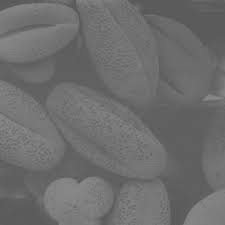
#> input picture HW1/q1/images.jpg, 225 x 225 px
$ python image_enhancement.py
#> lines starting #> are read from the running program, lines starting #| are printed output that depends on the picture
import numpy as np
import cv2 as cv
from matplotlib import pyplot as plt

img_address = "images.jpg"

###########################################

# enhance image useing opencv library
def enhance_img_with_library(img_address):
#> called with img_address = 'images.jpg'
    img = cv.imread(img_address, 0)
#> img is the input picture: shape (225, 225); min 84, max 140, mean 109.1
    equ_img = cv.equalizeHist(img)
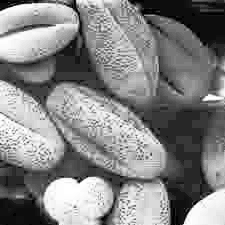
#> equ_img: shape (225, 225); min 0, max 255, mean 131.1
    plt.hist(img.flat, bins=256, range=(0, 255), color='red')
    plt.hist(equ_img.flat, bins=256, range=(0, 255), color='blue')
    plt.title("Enhanced image histogram vs old histogram using opencv")
    plt.show()
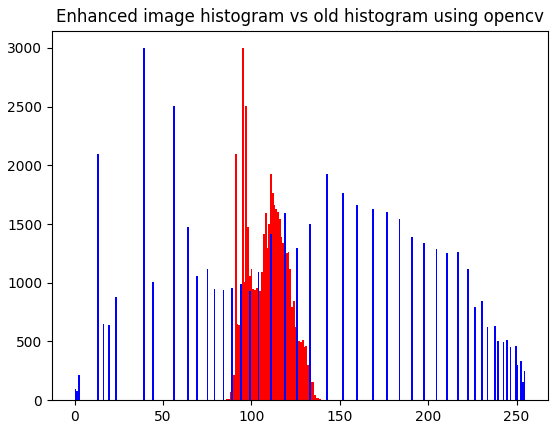
#> figure drawn by matplotlib, 1 panel; tallest bar 2998 high, from x = 94.63 to 95.62; tallest bar 2998 high, from x = 38.85 to 39.84
    result = np.hstack([equ_img, img])
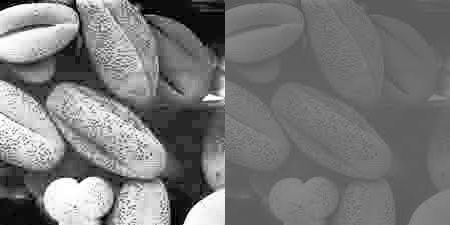
#> result: shape (225, 450); min 0, max 255, mean 120.1
    # save the enhanced img  in result.png
    cv.imwrite('result.png', result)
    # show the enhanced image
    plt.imshow(cv.cvtColor(result, cv.COLOR_GRAY2BGR))
    plt.title("Enhanced image vs old image(with library)")
    plt.show()
    return


# implement the method from scratch without using library
def enhance_img_from_scratch(img_address):
#> called with img_address = 'images.jpg'
    img = cv.imread(img_address, 0)
    new_img = np.zeros((img.shape[0], img.shape[1]), np.int32)
    histo, min_index, max_index = caclculate_histo(img)
#> histo = 256 values, max 2998 at index 95, min 0 at index 0, mean 197.8; min_index = 84; max_index = 140
    new_histo = np.zeros(256, np.int32)
    for i in range(0, img.shape[0]):
        for j in range(0, img.shape[1]):
            new_img[i][j] = int(((img[i][j] - min_index) / (max_index - min_index)) * 255)
            intensity = int(((img[i][j] - min_index) / (max_index - min_index)) * 255)
            new_histo[intensity] += 1
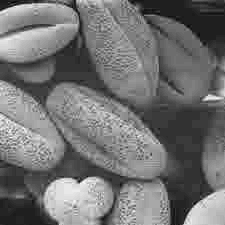
#> new_img: shape (225, 225) int32; min 0, max 255, mean 113.8
#> after the loop, new_histo = 256 values, max 2998 at index 50, min 0 at index 1, mean 197.8
    plt.plot(histo, color='red')
    plt.plot(new_histo, color='blue')
    plt.title("Enhanced image histogram vs old histogram")
    plt.show()
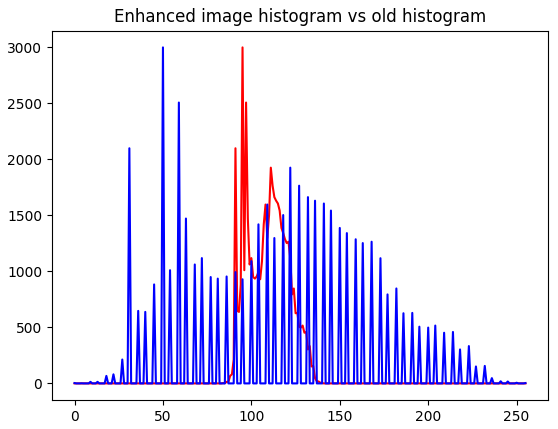
#> figure drawn by matplotlib, 1 panel; curve peaks at x = 95, y = 2998; curve peaks at x = 50, y = 2998

    result = np.hstack([new_img, img])
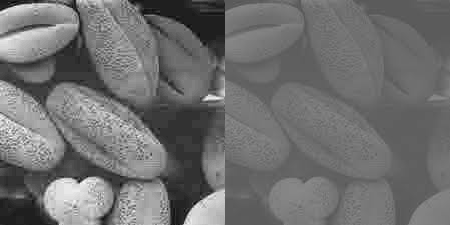
#> result: shape (225, 450) int32; min 0, max 255, mean 111.5
    # save the enhanced img  in result.png
    cv.imwrite('result2.png', result)
    # show the enhanced image
    plt.imshow(result, cmap=plt.get_cmap('gray'))
    plt.title("Enhanced image vs old image(without library)")
    plt.show()
    return


# calculate histogram of the given image
def caclculate_histo(img):
    histo = np.zeros(256, np.int32)
    for i in range(0, img.shape[0]):
        for j in range(0, img.shape[1]):
            histo[img[i][j]] += 1
    for i in range(0, 256):
        if (histo[i] != 0):
            min_index = i
            break
    for i in range(255, -1, -1):
        if (histo[i] != 0):
            max_index = i
            break
    return histo, min_index, max_index


###########################################

# enhance the given img
enhance_img_with_library(img_address)
enhance_img_from_scratch(img_address)
